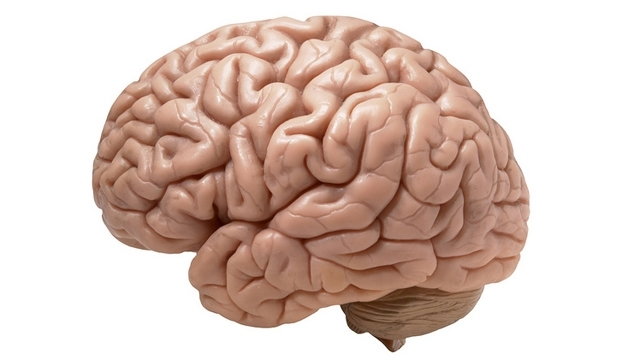
#> input picture week11-1/brain.jpg, 640 x 360 px, found by its file name
$ jupyter execute --allow-errors Untitled2.ipynb
#> lines starting #> are read from the running program, lines starting #| are printed output that depends on the picture
[cell 1]
import tables
import pandas as pd
data1 = {'A': [1, 2, 3], 'B': [4, 5, 6], 'C':["a","b","c"]}
data2 = {'X': ['apple', 'banana', 'cherry'], 'Y': ['dog', 'elephant', 'fox']}

df1 = pd.DataFrame(data1)
df2 = pd.DataFrame(data2)

loaded_dataframes = []

filename = "all_dataframes.h5"
#> (the rest of this cell did not finish here and is left out)

#> (a cell that did not finish here is left out)

[cell 3]
import pandas as pd
import json

data1 = {'A': [1, 2, 3], 'B': [4, 5, 6]}
data2 = {'X': ['apple', 'banana', 'cherry'], 'Y': ['dog', 'elephant', 'fox']}

df1 = pd.DataFrame(data1)
df2 = pd.DataFrame(data2)

df1.to_json("df1.json")
df2.to_json("df2.json")

loaded_df1 = pd.read_json("df1.json")
loaded_df2 = pd.read_json("df2.json")

[cell 4]
combined_list = [df1.to_dict(orient='records'), df2.to_dict(orient='records')]

with open('combined_list.json', 'w') as file:
    json.dump(combined_list, file)

print(combined_list[0])
print(combined_list[1])

print(pd.DataFrame(combined_list[0]))
print(pd.DataFrame(combined_list[1]))

[cell 5]
combined_list = [df1.to_dict(orient='records'), df2.to_dict(orient='records')]

with open('combined_list.json', 'w') as file:
    json.dump(combined_list, file)

combined_list[0]
combined_list[1]

pd.DataFrame(combined_list[0])
pd.DataFrame(combined_list[1])

[cell 6]
import cv2
import matplotlib.pyplot as plt

#> (the rest of this cell did not finish here and is left out)

[cell 7]
image = cv2.imread("C:/Users/User/Desktop/data/brain.jpg")
#> image is the input picture: shape (360, 640, 3); mean B, G, R 189.6, 198.5, 219.1
RGB_image = cv2.cvtColor(image, cv2.COLOR_BGR2RGB)
plt.figure(figsize=(12, 4))

plt.imshow(RGB_image)

[cell 8]
R, G, B = cv2.split(RGB_image)
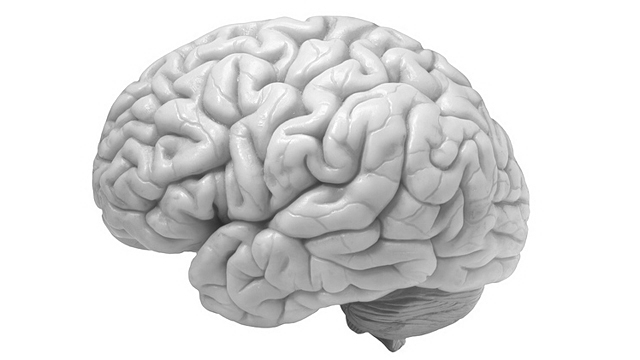
#> R: shape (360, 640); min 39, max 255, mean 219.1
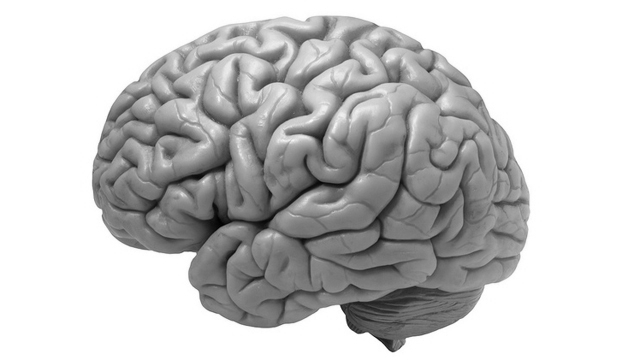
#> G: shape (360, 640); min 0, max 255, mean 198.5
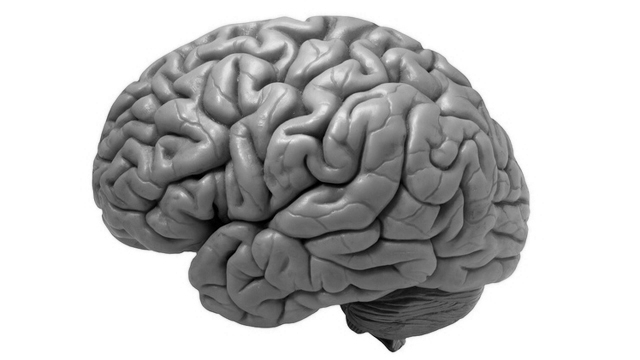
#> B: shape (360, 640); min 0, max 255, mean 189.6

plt.figure(figsize=(12,4))

plt.subplot(1,3,1)
plt.imshow(R, cmap='Reds')
plt.title('Red Channel')
plt.subplot(1,3,2)
plt.imshow(G, cmap='Greens')
plt.title('Green Channel')
plt.subplot(1,3,3)
plt.imshow(B, cmap='Blues')
plt.title('Blue Channel')

plt.subplot(1,3,1)
plt.imshow(R, cmap='viridis')
plt.title('Red Channel')
plt.subplot(1,3,2)
plt.imshow(G, cmap='viridis')
plt.title('Green Channel')
plt.subplot(1,3,3)
plt.imshow(B, cmap='viridis')
plt.title('Blue Channel')
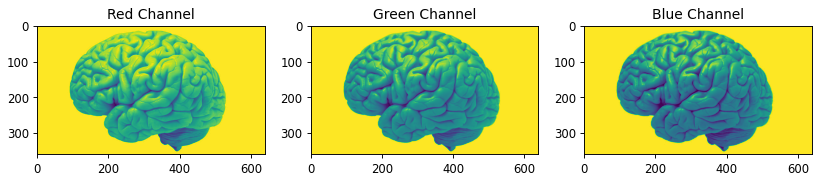
#> figure drawn by matplotlib, 3 panels

[cell 9]
# 이미지 변환 BGR to RGB
image_rgb = cv2.cvtColor(image, cv2.COLOR_BGR2RGB)
# 이미지 변환 RGB to HSV
image_hsv = cv2.cvtColor(image_rgb, cv2.COLOR_RGB2HSV)
#> image_hsv: shape (360, 640, 3); mean H, S, V 5.3, 45.1, 219.1
# H, S, V 채널로 분리
H, S, V = cv2.split(image_hsv)
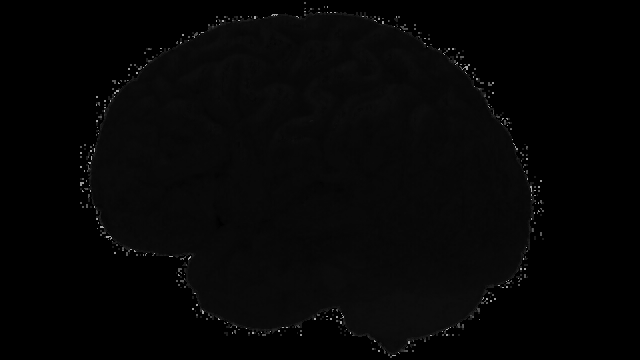
#> H: shape (360, 640); min 0, max 165, mean 5.3
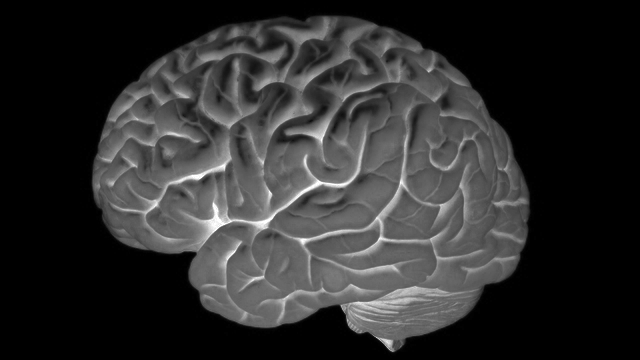
#> S: shape (360, 640); min 0, max 255, mean 45.1
# 각 채널을 그레이스케일 이미지로 표시
plt.figure(figsize=(12, 4))
plt.subplot(1, 3, 1)
plt.imshow(H, cmap='hsv')
plt.title('Hue Channel')
plt.subplot(1, 3, 2)
plt.imshow(S, cmap='gray')
plt.title('Saturation Channel')
plt.subplot(1, 3, 3)
plt.imshow(V, cmap='gray')
plt.title('Value Channel')
plt.show()
